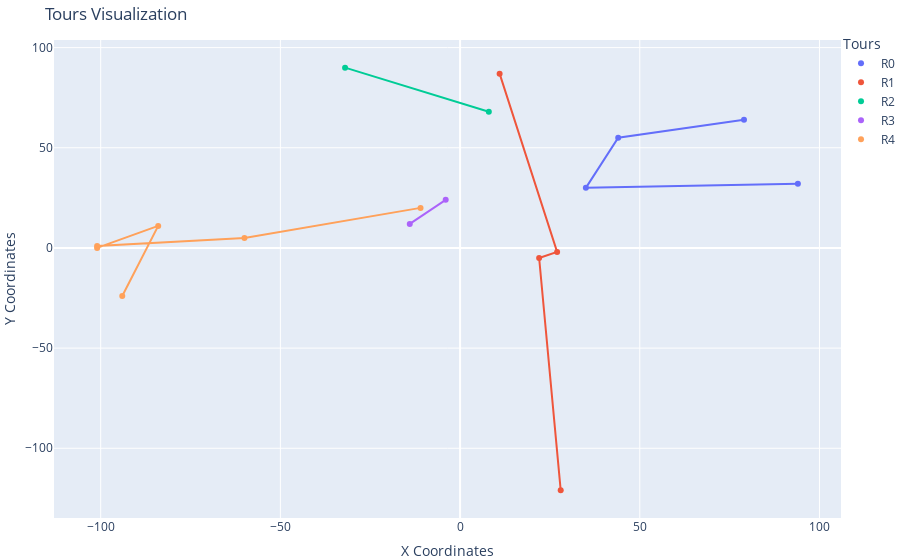

The code cell stored with this chart in its notebook:
### Code cell
importlib.reload(f)
fig = f.plot_tours(tours, coordinates)
fig.show()

### Figure 1 — Plotly figure (JSON) as saved in the notebook; plotly's stock layout.template omitted (floating-point values rounded to 4 significant figures)
{"data": [{"marker": {"color": "#636EFA"}, "mode": "markers", "name": "R0", "type": "scatter", "x": [79, 44, 35, 94], "y": [64, 55, 30, 32]}, {"line": {"color": "#636EFA"}, "mode": "lines", "showlegend": false, "type": "scatter", "x": [79, 44, 35, 94], "y": [64, 55, 30, 32]}, {"marker": {"color": "#EF553B"}, "mode": "markers", "name": "R1", "type": "scatter", "x": [11, 27, 22, 28], "y": [87, -2, -5, -121]}, {"line": {"color": "#EF553B"}, "mode": "lines", "showlegend": false, "type": "scatter", "x": [11, 27, 22, 28], "y": [87, -2, -5, -121]}, {"marker": {"color": "#00CC96"}, "mode": "markers", "name": "R2", "type": "scatter", "x": [8, -32], "y": [68, 90]}, {"line": {"color": "#00CC96"}, "mode": "lines", "showlegend": false, "type": "scatter", "x": [8, -32], "y": [68, 90]}, {"marker": {"color": "#AB63FA"}, "mode": "markers", "name": "R3", "type": "scatter", "x": [-4, -14], "y": [24, 12]}, {"line": {"color": "#AB63FA"}, "mode": "lines", "showlegend": false, "type": "scatter", "x": [-4, -14], "y": [24, 12]}, {"marker": {"color": "#FFA15A"}, "mode": "markers", "name": "R4", "type": "scatter", "x": [-11, -60, -101, -101, -84, -94], "y": [20, 5, 1, 0, 11, -24]}, {"line": {"color": "#FFA15A"}, "mode": "lines", "showlegend": false, "type": "scatter", "x": [-11, -60, -101, -101, -84, -94], "y": [20, 5, 1, 0, 11, -24]}], "layout": {"legend": {"bgcolor": "rgba(255, 255, 255, 0.5)", "title": {"text": "Tours"}, "x": 1, "xanchor": "left", "y": 1.02, "yanchor": "top"}, "margin": {"b": 0, "l": 0, "r": 0, "t": 40}, "title": {"text": "Tours Visualization"}, "xaxis": {"title": {"text": "X Coordinates"}}, "yaxis": {"title": {"text": "Y Coordinates"}}}}
